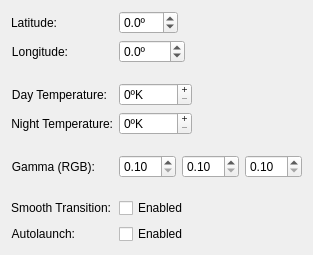
<?xml version="1.0" encoding="UTF-8"?>
<ui version="4.0">
 <class>redshiftDialog</class>
 <widget class="QWidget" name="redshiftDialog">
  <property name="geometry">
   <rect>
    <x>0</x>
    <y>0</y>
    <width>304</width>
    <height>237</height>
   </rect>
  </property>
  <property name="windowTitle">
   <string>Form</string>
  </property>
  <layout class="QFormLayout" name="formLayout">
   <property name="fieldGrowthPolicy">
    <enum>QFormLayout::ExpandingFieldsGrow</enum>
   </property>
   <property name="verticalSpacing">
    <number>-1</number>
   </property>
   <item row="1" column="0">
    <widget class="QLabel" name="lbLatitude">
     <property name="locale">
      <locale language="English" country="UnitedStates"/>
     </property>
     <property name="text">
      <string>Latitude:</string>
     </property>
     <property name="alignment">
      <set>Qt::AlignRight|Qt::AlignTrailing|Qt::AlignVCenter</set>
     </property>
    </widget>
   </item>
   <item row="3" column="0">
    <widget class="QLabel" name="lbLongitude">
     <property name="locale">
      <locale language="English" country="UnitedStates"/>
     </property>
     <property name="text">
      <string>Longitude:</string>
     </property>
     <property name="alignment">
      <set>Qt::AlignRight|Qt::AlignTrailing|Qt::AlignVCenter</set>
     </property>
    </widget>
   </item>
   <item row="3" column="1">
    <widget class="QDoubleSpinBox" name="kcfg_longitude">
     <property name="suffix">
      <string>º</string>
     </property>
     <property name="decimals">
      <number>1</number>
     </property>
     <property name="minimum">
      <double>-180.000000000000000</double>
     </property>
     <property name="maximum">
      <double>180.000000000000000</double>
     </property>
     <property name="singleStep">
      <double>0.100000000000000</double>
     </property>
    </widget>
   </item>
   <item row="4" column="1">
    <spacer name="verticalSpacer">
     <property name="orientation">
      <enum>Qt::Vertical</enum>
     </property>
     <property name="sizeType">
      <enum>QSizePolicy::Fixed</enum>
     </property>
     <property name="sizeHint" stdset="0">
      <size>
       <width>20</width>
       <height>8</height>
      </size>
     </property>
    </spacer>
   </item>
   <item row="5" column="0">
    <widget class="QLabel" name="lbDayTemp">
     <property name="locale">
      <locale language="English" country="UnitedStates"/>
     </property>
     <property name="text">
      <string>Day Temperature:</string>
     </property>
     <property name="alignment">
      <set>Qt::AlignRight|Qt::AlignTrailing|Qt::AlignVCenter</set>
     </property>
    </widget>
   </item>
   <item row="5" column="1">
    <widget class="QSpinBox" name="kcfg_dayTemp">
     <property name="toolTip">
      <string>Day temperature. Neutral is 6500</string>
     </property>
     <property name="buttonSymbols">
      <enum>QAbstractSpinBox::PlusMinus</enum>
     </property>
     <property name="suffix">
      <string>ºK</string>
     </property>
     <property name="maximum">
      <number>15000</number>
     </property>
    </widget>
   </item>
   <item row="7" column="0">
    <widget class="QLabel" name="lbNightTemp">
     <property name="locale">
      <locale language="English" country="UnitedStates"/>
     </property>
     <property name="text">
      <string>Night Temperature:</string>
     </property>
     <property name="alignment">
      <set>Qt::AlignRight|Qt::AlignTrailing|Qt::AlignVCenter</set>
     </property>
    </widget>
   </item>
   <item row="7" column="1">
    <widget class="QSpinBox" name="kcfg_nightTemp">
     <property name="toolTip">
      <string>Night temperature. Recommended is 4500 for Redshift and 3400 for F.lux</string>
     </property>
     <property name="buttonSymbols">
      <enum>QAbstractSpinBox::PlusMinus</enum>
     </property>
     <property name="suffix">
      <string>ºK</string>
     </property>
     <property name="maximum">
      <number>15000</number>
     </property>
    </widget>
   </item>
   <item row="8" column="1">
    <spacer name="verticalSpacer_3">
     <property name="orientation">
      <enum>Qt::Vertical</enum>
     </property>
     <property name="sizeType">
      <enum>QSizePolicy::Fixed</enum>
     </property>
     <property name="sizeHint" stdset="0">
      <size>
       <width>20</width>
       <height>8</height>
      </size>
     </property>
    </spacer>
   </item>
   <item row="9" column="0">
    <widget class="QLabel" name="lbGamma">
     <property name="toolTip">
      <string>Additional gamma correction (default is 1:1:1)</string>
     </property>
     <property name="text">
      <string>Gamma (RGB):</string>
     </property>
     <property name="alignment">
      <set>Qt::AlignRight|Qt::AlignTrailing|Qt::AlignVCenter</set>
     </property>
    </widget>
   </item>
   <item row="9" column="1">
    <layout class="QHBoxLayout" name="horizontalLayout">
     <item>
      <widget class="QDoubleSpinBox" name="kcfg_gammaR">
       <property name="toolTip">
        <string>Gamma correction (Red)</string>
       </property>
       <property name="minimum">
        <double>0.100000000000000</double>
       </property>
       <property name="maximum">
        <double>10.000000000000000</double>
       </property>
       <property name="singleStep">
        <double>0.100000000000000</double>
       </property>
      </widget>
     </item>
     <item>
      <widget class="QDoubleSpinBox" name="kcfg_gammaG">
       <property name="toolTip">
        <string>Gamma correction (Green)</string>
       </property>
       <property name="minimum">
        <double>0.100000000000000</double>
       </property>
       <property name="maximum">
        <double>10.090000000000000</double>
       </property>
       <property name="singleStep">
        <double>0.100000000000000</double>
       </property>
      </widget>
     </item>
     <item>
      <widget class="QDoubleSpinBox" name="kcfg_gammaB">
       <property name="toolTip">
        <string>Gamma correction (Blue)</string>
       </property>
       <property name="minimum">
        <double>0.100000000000000</double>
       </property>
       <property name="maximum">
        <double>10.000000000000000</double>
       </property>
       <property name="singleStep">
        <double>0.100000000000000</double>
       </property>
      </widget>
     </item>
    </layout>
   </item>
   <item row="10" column="1">
    <spacer name="verticalSpacer_4">
     <property name="orientation">
      <enum>Qt::Vertical</enum>
     </property>
     <property name="sizeType">
      <enum>QSizePolicy::Fixed</enum>
     </property>
     <property name="sizeHint" stdset="0">
      <size>
       <width>20</width>
       <height>8</height>
      </size>
     </property>
    </spacer>
   </item>
   <item row="11" column="0">
    <widget class="QLabel" name="lbGamma_2">
     <property name="toolTip">
      <string>Additional gamma correction (default is 1:1:1)</string>
     </property>
     <property name="text">
      <string>Smooth Transition:</string>
     </property>
     <property name="alignment">
      <set>Qt::AlignRight|Qt::AlignTrailing|Qt::AlignVCenter</set>
     </property>
    </widget>
   </item>
   <item row="11" column="1">
    <widget class="QCheckBox" name="kcfg_smooth">
     <property name="toolTip">
      <string>Check this if you want smooth transitions</string>
     </property>
     <property name="text">
      <string>Enabled</string>
     </property>
    </widget>
   </item>
   <item row="13" column="0">
    <widget class="QLabel" name="lbGamma_3">
     <property name="toolTip">
      <string>Additional gamma correction (default is 1:1:1)</string>
     </property>
     <property name="text">
      <string>Autolaunch:</string>
     </property>
     <property name="alignment">
      <set>Qt::AlignRight|Qt::AlignTrailing|Qt::AlignVCenter</set>
     </property>
    </widget>
   </item>
   <item row="13" column="1">
    <widget class="QCheckBox" name="kcfg_autolaunch">
     <property name="toolTip">
      <string>Launch at start-up</string>
     </property>
     <property name="text">
      <string>Enabled</string>
     </property>
    </widget>
   </item>
   <item row="1" column="1">
    <widget class="QDoubleSpinBox" name="kcfg_latitude">
     <property name="buttonSymbols">
      <enum>QAbstractSpinBox::UpDownArrows</enum>
     </property>
     <property name="suffix">
      <string>º</string>
     </property>
     <property name="decimals">
      <number>1</number>
     </property>
     <property name="minimum">
      <double>-90.000000000000000</double>
     </property>
     <property name="maximum">
      <double>90.000000000000000</double>
     </property>
     <property name="singleStep">
      <double>0.100000000000000</double>
     </property>
    </widget>
   </item>
  </layout>
 </widget>
 <resources/>
 <connections/>
</ui>
